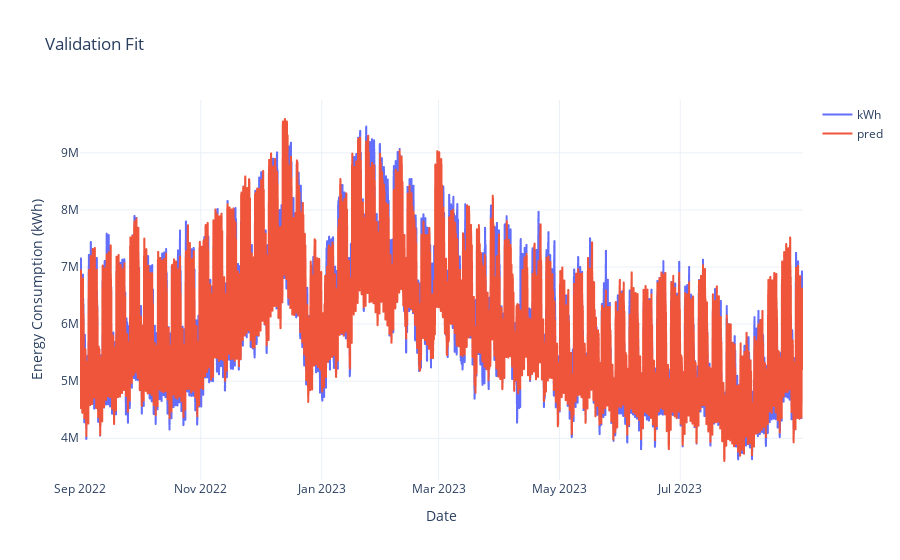

Notebook cell for this chart:
### Code cell
# Create the figure with step lines for both actual and predicted values
fig = px.line(
    val_preds,
    x="datetime",
    y=["kWh", "pred"],
    labels={
        "datetime": "Date",
        "value": "Energy Consumption (kWh)",
        "variable": "Series",
    },
    title="Validation Fit",
    line_shape="hv",  # Set line shape to horizontal-vertical for step chart
)

# Customize the layout
fig.update_layout(
    template="plotly_white",
    legend=dict(title=""),
    xaxis_title="Date",
    yaxis_title="Energy Consumption (kWh)",
)

# Show the figure
fig.show()

### Figure 1 — Plotly figure (JSON) as saved in the notebook; plotly's stock layout.template omitted (floating-point values rounded to 4 significant figures; data arrays with more than 128 entries replaced by an {"elided": "..."} marker saying what was removed)
{"data": [{"hovertemplate": "Series=kWh<br>Date=%{x}<br>Energy Consumption (kWh)=%{y}<extra></extra>", "legendgroup": "kWh", "line": {"color": "#636efa", "dash": "solid", "shape": "hv"}, "marker": {"symbol": "circle"}, "mode": "lines", "name": "kWh", "showlegend": true, "type": "scattergl", "x": {"elided": "8760 str values"}, "xaxis": "x", "y": {"elided": "8760 float values"}, "yaxis": "y"}, {"hovertemplate": "Series=pred<br>Date=%{x}<br>Energy Consumption (kWh)=%{y}<extra></extra>", "legendgroup": "pred", "line": {"color": "#EF553B", "dash": "solid", "shape": "hv"}, "marker": {"symbol": "circle"}, "mode": "lines", "name": "pred", "showlegend": true, "type": "scattergl", "x": {"elided": "8760 str values"}, "xaxis": "x", "y": {"elided": "8760 float values"}, "yaxis": "y"}], "layout": {"legend": {"title": {"text": ""}, "tracegroupgap": 0}, "title": {"text": "Validation Fit"}, "xaxis": {"anchor": "y", "domain": [0, 1], "title": {"text": "Date"}}, "yaxis": {"anchor": "x", "domain": [0, 1], "title": {"text": "Energy Consumption (kWh)"}}}}
